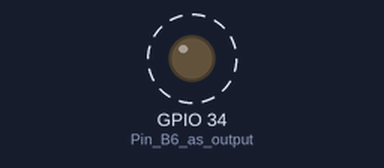
A sketch run on a simulated ESP32. On the bench: output pins drawn as LEDs (lit = HIGH). Dashed ring = blinking. What the sketch prints to the serial monitor is not drawn.

Above: at 0.5 s.
Timing chart, 0 to 4.6 s (numbered marks = the images above):
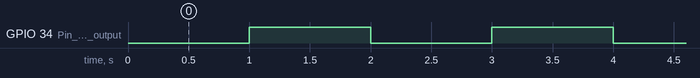

The sketch:

BlinkTest.ino
```cpp
/*
  BlinkTest
*/

char tmpBuf[128];       // Temporary buffer
int i = 0;

void setup() {
  pinMode(34, OUTPUT);  // Pin B6 as output
  Serial.begin(9600);   // Start up serial with baud rate = 9600
}

void loop() {
  // Blink led
  digitalWrite(34, LOW); // Turn off led
  delay(1000);           // Delay 1000 milliseconds or 1 second
  digitalWrite(34, HIGH);// Turn on led
  delay(1000);           // Delay 1000 milliseconds or 1 second

  // Print some data
  sprintf(tmpBuf, "%i. HELLO WORLD \n\r", i++);
  Serial.print(tmpBuf);  // Send data to serial port
}
```

Measured:
- by itself, GPIO 34 (Pin_B6_as_output): alternates HIGH for 1.0 s and LOW for 1.0 s
